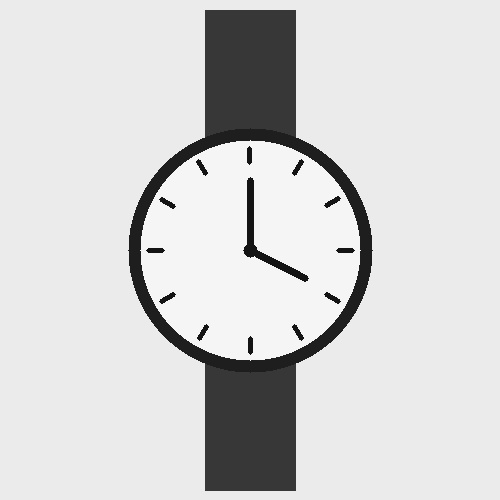
#> input picture Experiment-36-watch-recognition/input/watch.png, 500 x 500 px
$ python program.py
#> lines starting #> are read from the running program, lines starting #| are printed output that depends on the picture; after the words box and inside, x2 and y2 are one past the last pixel; in counts of white or black regions, pixels touching at a corner belong together
### cv_utils.py
"""Shared utility functions for the Computer Vision lab experiments."""

from pathlib import Path
import cv2
import numpy as np


def read_image(path: Path, flags: int = cv2.IMREAD_COLOR) -> np.ndarray:
#> called with flags = 1
    image = cv2.imread(str(path), flags)
#> image is the input picture: shape (500, 500, 3); min 20, max 245, mean 211.6
    if image is None:
        raise FileNotFoundError(f"Could not read input image: {path}")
    return image


def ensure_output_dir(path: Path) -> Path:
    path.mkdir(parents=True, exist_ok=True)
    return path


def save_image(path: Path, image: np.ndarray) -> None:
    path.parent.mkdir(parents=True, exist_ok=True)
    if not cv2.imwrite(str(path), image):
        raise OSError(f"Could not write output image: {path}")


def normalize_to_uint8(image: np.ndarray) -> np.ndarray:
    return cv2.normalize(image, None, 0, 255, cv2.NORM_MINMAX).astype(np.uint8)


# [14 lines left out: functions open_video, make_video_writer, not called in this run]

### Experiment-36-watch-recognition/program.py
from pathlib import Path
import sys
import cv2
import numpy as np


HERE = Path(__file__).resolve().parent
ROOT = HERE.parent
sys.path.insert(0, str(ROOT))

from cv_utils import (
    ensure_output_dir,
    make_video_writer,
    normalize_to_uint8,
    open_video,
    read_image,
    save_image,
)

INPUT_DIR = HERE / "input"
OUTPUT_DIR = ensure_output_dir(HERE / "output")

image = read_image(INPUT_DIR / "watch.png")
gray = cv2.cvtColor(image, cv2.COLOR_BGR2GRAY)
gray = cv2.medianBlur(gray, 5)
circles = cv2.HoughCircles(
    gray, cv2.HOUGH_GRADIENT, dp=1.2, minDist=100,
    param1=100, param2=35, minRadius=80, maxRadius=145
)
#> circles = [[250.2, 250.2, 121.9]]
result = image.copy()
count = 0
if circles is not None:
    circles = np.round(circles[0]).astype(int)
#> circles = [[250, 250, 122]]
    for x, y, radius in circles:
        cv2.circle(result, (x, y), radius, (0, 255, 0), 4)
        cv2.circle(result, (x, y), 5, (0, 0, 255), -1)
        cv2.putText(result, "WATCH", (x - 65, y - radius - 12),
                    cv2.FONT_HERSHEY_SIMPLEX, 0.9, (0, 120, 0), 3, cv2.LINE_AA)
        count += 1
#> this loop made 1 pass
#> (x, y, radius, count) on pass 1: (250, 250, 122, 1)
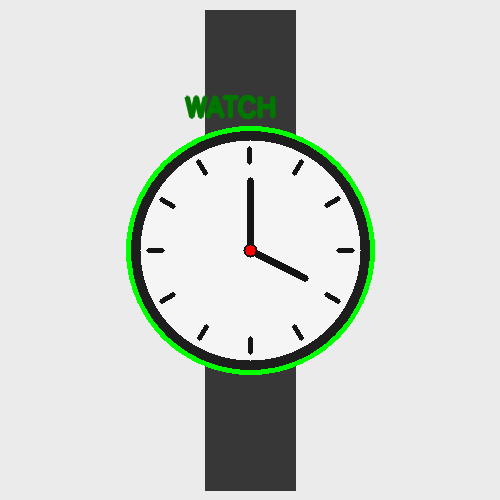
#> result: shape (500, 500, 3); 2.21% of pixels changed, all inside (x1, y1, x2, y2) = (126, 94, 375, 375)
#> after the loop, count = 1
save_image(OUTPUT_DIR / "watch_detected.png", result)
print(f"Detected {count} watch face(s)")
#| Detected 1 watch face(s)
